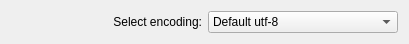
<?xml version="1.0" encoding="UTF-8"?>
<ui version="4.0">
 <author>Rajko Albrecht</author>
 <class>EncodingSelector</class>
 <widget class="QWidget" name="EncodingSelector">
  <property name="geometry">
   <rect>
    <x>0</x>
    <y>0</y>
    <width>409</width>
    <height>36</height>
   </rect>
  </property>
  <property name="sizePolicy">
   <sizepolicy hsizetype="Preferred" vsizetype="Fixed">
    <horstretch>0</horstretch>
    <verstretch>0</verstretch>
   </sizepolicy>
  </property>
  <property name="windowTitle">
   <string>Form1</string>
  </property>
  <layout class="QHBoxLayout" name="horizontalLayout">
   <item>
    <widget class="QLabel" name="m_Mainlabel">
     <property name="sizePolicy">
      <sizepolicy hsizetype="Minimum" vsizetype="Minimum">
       <horstretch>0</horstretch>
       <verstretch>0</verstretch>
      </sizepolicy>
     </property>
     <property name="text">
      <string>Select encoding:</string>
     </property>
     <property name="alignment">
      <set>Qt::AlignRight|Qt::AlignTrailing|Qt::AlignVCenter</set>
     </property>
     <property name="wordWrap">
      <bool>false</bool>
     </property>
    </widget>
   </item>
   <item>
    <widget class="KComboBox" name="m_encodingList">
     <item>
      <property name="text">
       <string>Default utf-8</string>
      </property>
     </item>
    </widget>
   </item>
  </layout>
 </widget>
 <layoutdefault spacing="6" margin="11"/>
 <customwidgets>
  <customwidget>
   <class>KComboBox</class>
   <extends>QComboBox</extends>
   <header>kcombobox.h</header>
  </customwidget>
 </customwidgets>
 <resources/>
 <connections>
  <connection>
   <sender>m_encodingList</sender>
   <signal>activated(int)</signal>
   <receiver>EncodingSelector</receiver>
   <slot>itemActivated(int)</slot>
   <hints>
    <hint type="sourcelabel">
     <x>381</x>
     <y>31</y>
    </hint>
    <hint type="destinationlabel">
     <x>251</x>
     <y>35</y>
    </hint>
   </hints>
  </connection>
 </connections>
 <slots>
  <slot>itemActivated(int)</slot>
 </slots>
</ui>
